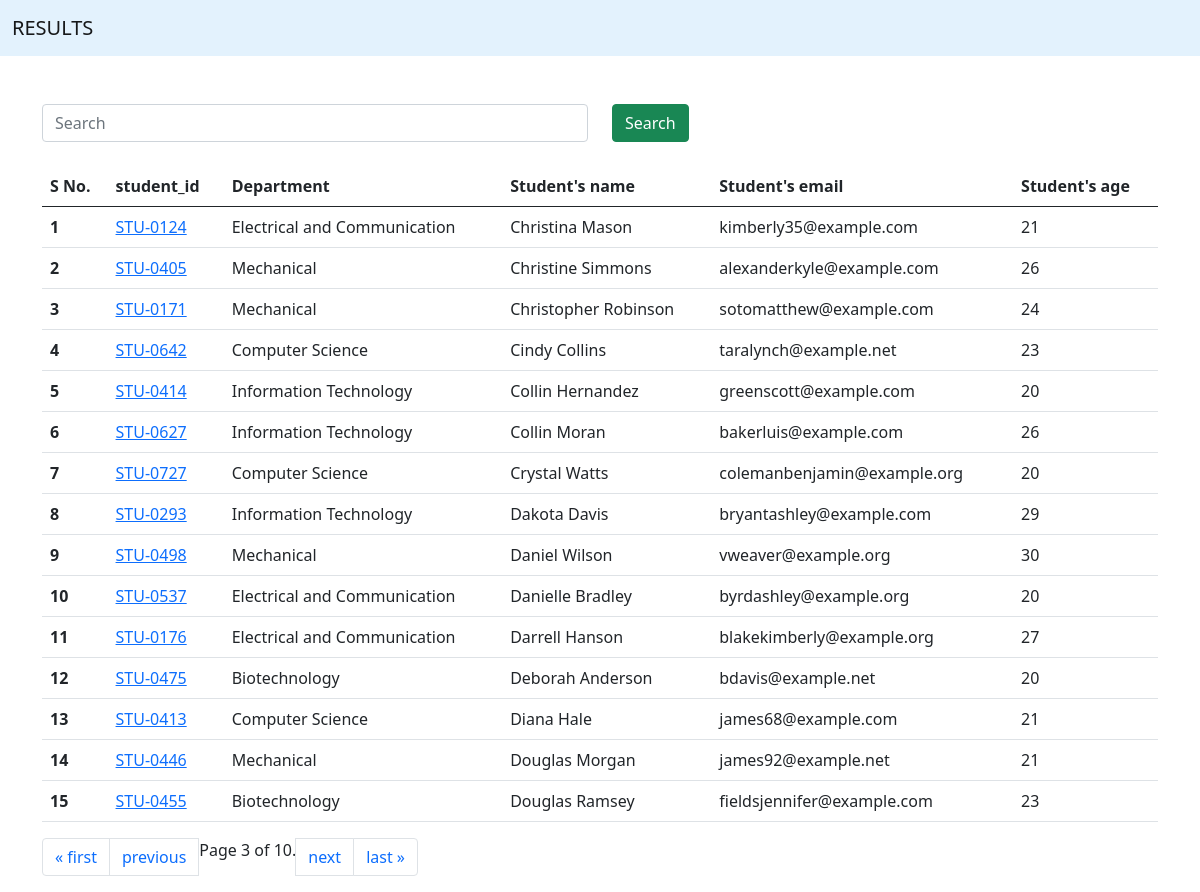
Screenshot of /students/?page=3 with the database file from the repository.
### report/models.py (models this page shows, shortened)
class Student(models.Model):
    department = models.ForeignKey(Department, related_name="depart", on_delete=models.CASCADE)
    student_id = models.OneToOneField(StudentID, related_name="studentid", on_delete=models.CASCADE)
    student_name = models.CharField(max_length=100)
    student_email = models.EmailField(unique=True)
    student_age = models.IntegerField(default=18)
    student_address = models.TextField()
    class Meta:
        ordering = ['student_name']
        verbose_name = "student"

class StudentID(models.Model):
    student_id = models.CharField(max_length=100)
    def __str__(self):
        return self.student_id

class Department(models.Model):
    department = models.CharField(max_length=100)
    class Meta:
        ordering = ['department']

### report/views.py (the view, shortened to what this page needs)
# urls.py: path('students/', get_students , name="get_students"),
def get_students(request):
        queryset = Student.objects.all()
        ranks = Student.objects.annotate(marks = Sum('studentmarks__marks')).order_by('-marks','-student_age')
        for rank in ranks:
            print(rank.marks)
        paginator = Paginator(queryset, 15)
        page_number = request.GET.get("page")
        page_obj = paginator.get_page(page_number)
        return render (request, 'report/student.html',{'queryset':page_obj})

### report/templates/report/student.html (shortened to what this page needs)
{% extends "base.html" %} {% block start%}
<div class="container mt-5">
  <form class="mb-4">
    <div class="row">
      <div class="col-md-6">
        <input class="form-control" name="search" placeholder="Search" />
      </div>
      <div class="col-md-6">
        <button class="btn btn-success">Search</button>
      </div>
    </form>
    </div>
  <table class="table table-stripped table-hover">
    <thead>
      <tr>
        <th scope="col">S No.</th>
        <th scope="col">student_id</th>
        <th scope="col">Department</th>
        <th scope="col">Student's name</th>
        <th scope="col">Student's email</th>
        <th scope="col">Student's age</th>
      </tr>
    </thead>
    <tbody>
      {% for student in queryset %}
      <tr>
        <th scope="row">{{forloop.counter}}</th>
        <td>
          <a href='{% url 'see_marks' student.student_id %}'>
          {{student.student_id}}
          </a>
        </td>
        <td>{{student.department.department}}</td>
        <td>{{student.student_name}}</td>
        <td>{{student.student_email}}</td>
        <td>{{student.student_age}}</td>
      </tr>
      {% endfor %}
    </tbody>
  </table>
  <ul class="pagination">
    {% if queryset.has_previous %}
    <li class="page-item">
      <a class="page-link" href="?page=1">&laquo; first</a>
    </li>
    <li class="page-item">
      <a class="page-link" href="?page={{ queryset.previous_page_number }}"
        >previous</a
      >
    </li>
    {% endif %}
    <span class="current">
      Page {{ queryset.number }} of {{ queryset.paginator.num_pages }}.
    </span>
    {% if queryset.has_next %}
    <li class="page-item">
      <a class="page-link" href="?page={{ queryset.next_page_number }}">next</a>
    </li>
    <li class="page-item">
      <a class="page-link" href="?page={{ queryset.paginator.num_pages }}"
        >last &raquo;</a
      >
      {% endif %}
    </li>
  </ul>
  {% endblock %}

### rows the page displays
Student: student_id "STU-0124", department.department "Electrical and Communication", student_name "Christina Mason", student_email "kimberly35@example.com", student_age "21"
Student: student_id "STU-0405", department.department "Mechanical", student_name "Christine Simmons", student_email "alexanderkyle@example.com", student_age "26"
Student: student_id "STU-0171", department.department "Mechanical", student_name "Christopher Robinson", student_email "sotomatthew@example.com", student_age "24"
Student: student_id "STU-0642", department.department "Computer Science", student_name "Cindy Collins", student_email "taralynch@example.net", student_age "23"
Student: student_id "STU-0414", department.department "Information Technology", student_name "Collin Hernandez", student_email "greenscott@example.com", student_age "20"
Student: student_id "STU-0627", department.department "Information Technology", student_name "Collin Moran", student_email "bakerluis@example.com", student_age "26"
Student: student_id "STU-0727", department.department "Computer Science", student_name "Crystal Watts", student_email "colemanbenjamin@example.org", student_age "20"
Student: student_id "STU-0293", department.department "Information Technology", student_name "Dakota Davis", student_email "bryantashley@example.com", student_age "29"
Student: student_id "STU-0498", department.department "Mechanical", student_name "Daniel Wilson", student_email "vweaver@example.org", student_age "30"
Student: student_id "STU-0537", department.department "Electrical and Communication", student_name "Danielle Bradley", student_email "byrdashley@example.org", student_age "20"
Student: student_id "STU-0176", department.department "Electrical and Communication", student_name "Darrell Hanson", student_email "blakekimberly@example.org", student_age "27"
Student: student_id "STU-0475", department.department "Biotechnology", student_name "Deborah Anderson", student_email "bdavis@example.net", student_age "20"
Student: student_id "STU-0413", department.department "Computer Science", student_name "Diana Hale", student_email "james68@example.com", student_age "21"
Student: student_id "STU-0446", department.department "Mechanical", student_name "Douglas Morgan", student_email "james92@example.net", student_age "21"
Student: student_id "STU-0455", department.department "Biotechnology", student_name "Douglas Ramsey", student_email "fieldsjennifer@example.com", student_age "23"

### other values shown
{{ queryset.number }} "3"
{{ queryset.paginator.num_pages }} "10"
